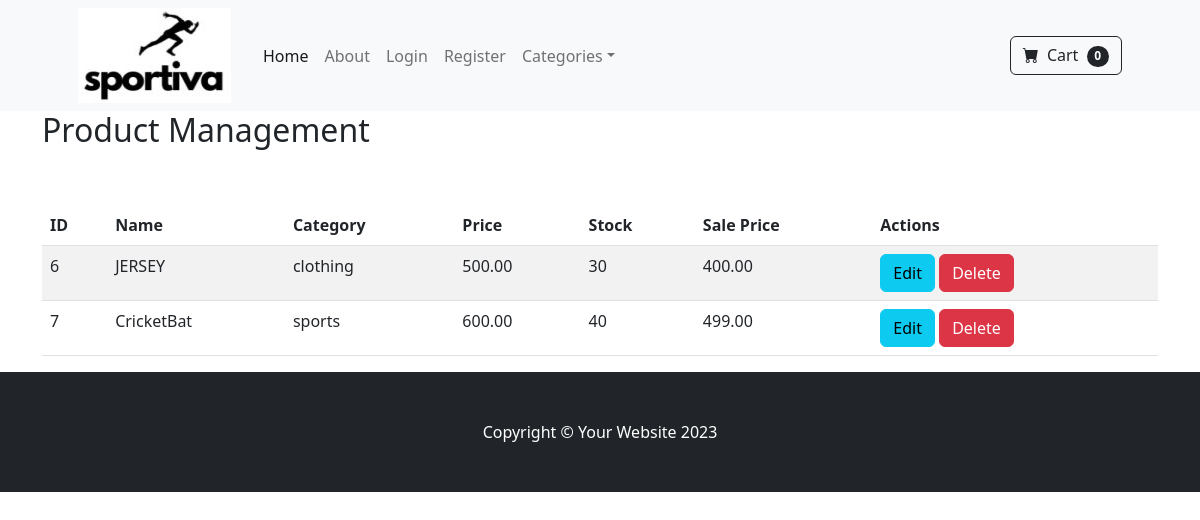
The app's page /product/ with its own data.
### store/models.py (models this page shows, shortened)
class Product(models.Model):  # Renamed from Products to Product (singular)
    p_name = models.CharField(max_length=100)
    price = models.DecimalField(default=0, decimal_places=2, max_digits=6)
    category = models.ForeignKey(Category, on_delete=models.CASCADE)
    description = models.TextField()
    image = models.ImageField(upload_to='uploads/product/')
    slug = models.SlugField(unique=True, max_length=100,)
    stock = models.PositiveIntegerField(help_text="Enter the product stock")
    is_sale = models.BooleanField(default=False)
    sale_price = models.DecimalField(default=0, decimal_places=2, max_digits=6)

class Category(models.Model):
    name = models.CharField(max_length=50)
    def __str__(self):
        return self.name
    class Meta:
        verbose_name_plural = 'categories'

### store/views.py (the view)
# urls.py: path('product/',views.product_list, name='product'),
def product_list(request):
    products=Product.objects.all()
    return render(request,'product1.html',{'products':products})

### cart/cart.py (called while the page is built)
    def __len__(self):
        return len(self.cart)

### cart/context_processors.py (called while the page is built)
def cart(request):
    return {'cart':Cart(request)}

### store/templates/product1.html (shortened to what this page needs)
{% extends 'base.html' %}
{% block content %}
 <main class="container">
    <h2>Product Management</h2>
    <br><br>
    <table class="table table-striped">
      <thead>
        <tr>
          <th>ID</th>
          <th>Name</th>
          <th>Category</th>
          <th>Price</th>
          <th>Stock</th>
          <th>Sale Price</th>
          <th>Actions</th>
        </tr>
      </thead>
      <tbody>
        {% for prod in products %}
        <tr>
          <td>{{prod.id}}</td>
          <td>{{prod.p_name}}</td>
          <td>{{prod.category}}</td>
          <td>{{prod.price}}</td>
          <td>{{prod.stock}}</td>
          <td>{{prod.sale_price}}</td>
          <td>
            <a href="{% url 'update' prod.id %}" class="btn btn-info">Edit</a>
            <form action="{% url 'delete' prod.id %}" method="POST" class="d-inline-block">
              <input type="submit" class="btn btn-danger" value="Delete"/>
          </form>
        </tr>
        {% endfor %}
      </tbody>
    </table>
  </main>
{% endblock %}

### records on screen
Product: id "6", p_name "JERSEY", category "clothing", price "500.00", stock "30", sale_price "400.00"
Product: id "7", p_name "CricketBat", category "sports", price "600.00", stock "40", sale_price "499.00"

### other values on screen
{{ cart|length }} "0"
